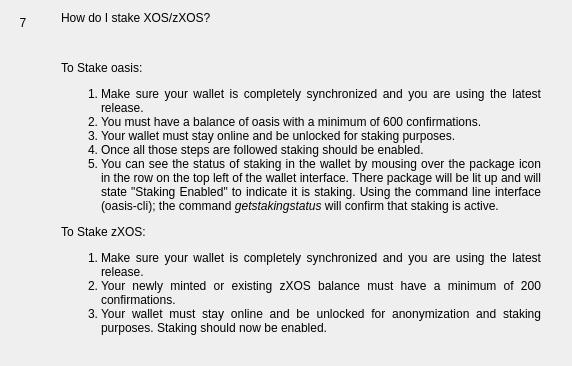
                  <widget class="QWidget" name="widgetFaq7" native="true">
                   <layout class="QHBoxLayout" name="horizontalpage_7" stretch="0,1">
                    <item alignment="Qt::AlignTop">
                     <widget class="QLabel" name="labelNumber7">
                      <property name="minimumSize">
                       <size>
                        <width>24</width>
                        <height>24</height>
                       </size>
                      </property>
                      <property name="maximumSize">
                       <size>
                        <width>16777215</width>
                        <height>24</height>
                       </size>
                      </property>
                      <property name="text">
                       <string>7</string>
                      </property>
                      <property name="alignment">
                       <set>Qt::AlignCenter</set>
                      </property>
                     </widget>
                    </item>
                    <item>
                     <layout class="QVBoxLayout" name="verticalLayoutpage_7">
                      <property name="leftMargin">
                       <number>20</number>
                      </property>
                      <property name="rightMargin">
                       <number>20</number>
                      </property>
                      <item>
                       <widget class="QLabel" name="labelSubtitle7">
                        <property name="text">
                         <string>How do I stake XOS/zXOS?</string>
                        </property>
                        <property name="wordWrap">
                         <bool>true</bool>
                        </property>
                       </widget>
                      </item>
                      <item>
                       <spacer name="verticalSpacer_70">
                        <property name="orientation">
                         <enum>Qt::Vertical</enum>
                        </property>
                        <property name="sizeType">
                         <enum>QSizePolicy::Fixed</enum>
                        </property>
                        <property name="sizeHint" stdset="0">
                         <size>
                          <width>20</width>
                          <height>30</height>
                         </size>
                        </property>
                       </spacer>
                      </item>
                      <item>
                       <widget class="QLabel" name="labelContent7">
                        <property name="text">
                         <string>
                           &lt;html&gt;&lt;head/&gt;&lt;body&gt;&lt;p align=&quot;justify&quot;&gt;
                           To Stake oasis:
                           &lt;/p&gt;&lt;p align=&quot;justify&quot;&gt;
                           &lt;ol&gt;&lt;li&gt;
                           Make sure your wallet is completely synchronized and you are using the latest release.
                           &lt;li&gt;
                           You must have a balance of oasis with a minimum of 600 confirmations.
                           &lt;li&gt;
                           Your wallet must stay online and be unlocked for staking purposes.
                           &lt;li&gt;
                           Once all those steps are followed staking should be enabled.
                           &lt;li&gt;
                           You can see the status of staking in the wallet by mousing over the package icon in the row on the top left of the wallet interface. There package will be lit up and will state &quot;Staking Enabled&quot; to indicate it is staking.  Using the command line interface (oasis-cli); the command &lt;i&gt;getstakingstatus&lt;/i&gt; will confirm that staking is active.
                           &lt;/li&gt;&lt;/ol&gt;
                           &lt;/p&gt;&lt;p align=&quot;justify&quot;&gt;
                           To Stake zXOS:
                           &lt;/p&gt;&lt;p align=&quot;justify&quot;&gt;
                           &lt;ol&gt;&lt;li&gt;
                           Make sure your wallet is completely synchronized and you are using the latest release.
                           &lt;li&gt;
                           Your newly minted or existing zXOS balance must have a minimum of 200 confirmations.
                           &lt;li&gt;
                           Your wallet must stay online and be unlocked for anonymization and staking purposes.
                           Staking should now be enabled.
                           &lt;/li&gt;&lt;/ol&gt;
                           &lt;/p&gt;&lt;/body&gt;&lt;/html&gt;
                         </string>
                        </property>
                        <property name="alignment">
                         <set>Qt::AlignLeading|Qt::AlignLeft|Qt::AlignTop</set>
                        </property>
                        <property name="wordWrap">
                         <bool>true</bool>
                        </property>
                       </widget>
                      </item>
                      <item>
                       <spacer name="verticalSpacer_71">
                        <property name="orientation">
                         <enum>Qt::Vertical</enum>
                        </property>
                        <property name="sizeHint" stdset="0">
                         <size>
                          <width>20</width>
                          <height>20</height>
                         </size>
                        </property>
                       </spacer>
                      </item>
                     </layout>
                    </item>
                   </layout>
                  </widget>
